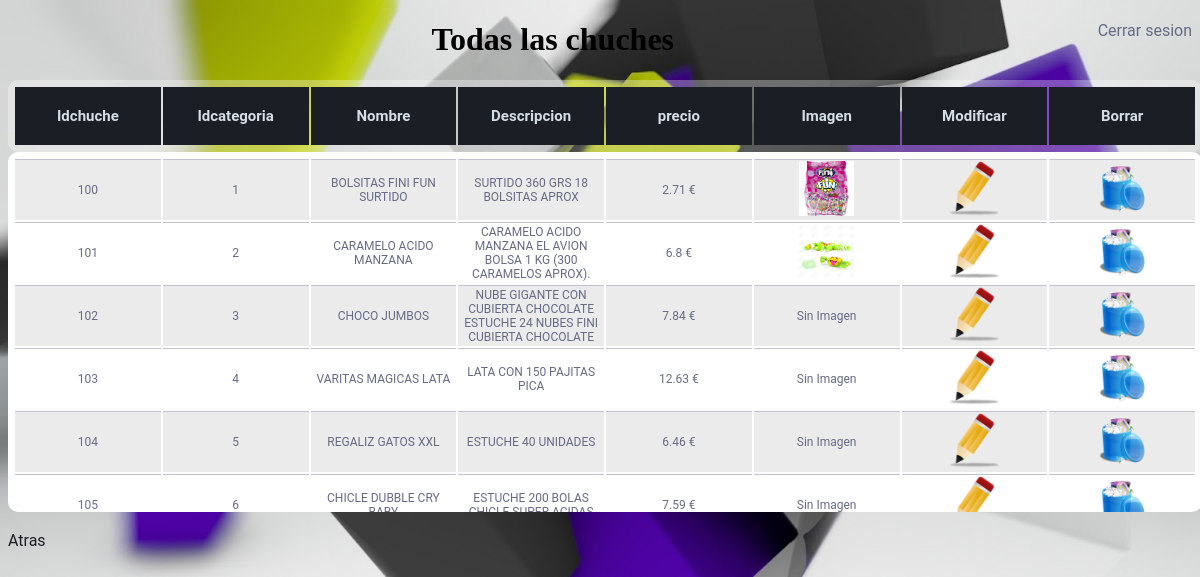
Before: /tienda_chuches/admin/todochuches/chuches.php (signed in) with the older database file.
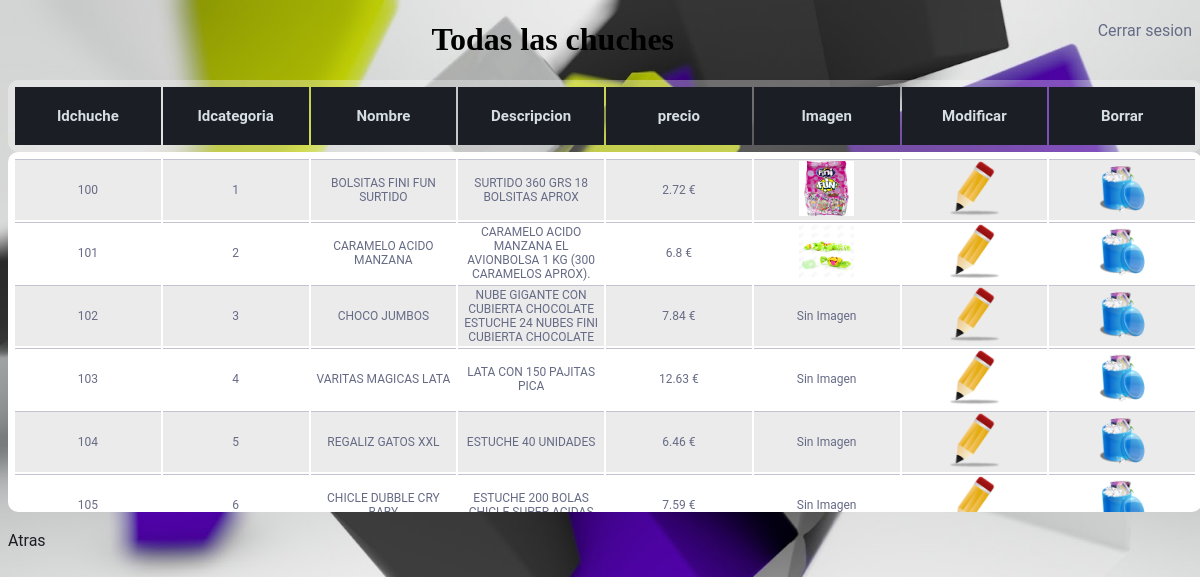
After: the same page with the newer database file.
### tables this page shows
CREATE TABLE `chuches` (
  `id_chuche` int(10) NOT NULL,
  `id_categoria` int(10) NOT NULL,
  `nombre_chu` varchar(50) NOT NULL,
  `descripcion` varchar(500) DEFAULT NULL,
  `img_chu` varchar(150) DEFAULT NULL,
  `precio` double NOT NULL
);

### tienda_chuches/admin/todochuches/chuches.php (the view, shortened to what this page needs)
<!DOCTYPE html>
<html lang="">
<head>
  <link rel="stylesheet" type="text/css" href="../estilotabla.css">
</head>
<body>
<?php
  if (isset($_SESSION["admin"])) {
    ?>
    <a id="salir" href='../../salir.php' >Cerrar sesion</a>
    <h1>Todas las chuches</h1>
<div class="titulo">
      <table>
       <tr>
         <th>Idchuche</th>
         <th>Idcategoria</th>
         <th>Nombre</th>
         <th>Descripcion</th>
         <th>precio</th>
         <th>Imagen</th>
         <th>Modificar</th>
         <th>Borrar</th>
       </tr>
     </table>
     </div>
     <div class="contenido">
     <table>
      <tbody>
    <?php
     $connection = new mysqli("localhost", "root", "3546", "tienda_chuches");
      if ($result = $connection->query("SELECT * FROM chuches;")) {
      } else {
            echo "Error: ". $sql ."<br>". mysqli_error($connection);
      }
      while($obj = $result->fetch_object()) {
              echo "<tr>";
              echo "<td>".$obj->id_chuche."</td>";
              echo "<td>".$obj->id_categoria."</td>";
              echo "<td>".$obj->nombre_chu."</td>";
              echo "<td>".$obj->descripcion."</td>";
              echo "<td>".$obj->precio." € </td>";
              if (!empty($obj->img_chu)){
                echo '<td><img src="'.$obj->img_chu.'"/></td>';
              }else{
                echo "<td><span>Sin Imagen</span></td>";
              }
              echo "<td>
                    <a href='modificarchuche.php?id=$obj->id_chuche'/>
                    <img src='../img/modificar.png'/></a>
                    </td>";
              echo "<td>
                    <a href='borrarchuche.php?id=$obj->id_chuche'>
                    <img src='../img/papelera.png'/></a>
                    </td>";
              echo "</tr>";
         }
          ?>
        </tbody>
         </table>
       </div>
    <?php
    echo "<br><a class='atras' href='../admin.php'>Atras</a>";
  } else {
    session_destroy();
    header("Location: ../../login.php");
  }
 ?>
</body>
</html>

### tienda_chuches/admin/estilotabla.css (style rules this page uses)
body { font-family: 'Roboto', sans-serif; background-size: 100%; background-image: url(img/fondo1.jpg); }
h1 { text-align: center; font-family: cursive; }
table { width:100%; table-layout: fixed; text-align: center; }
.titulo { border-radius: 10px; background-color: rgba(255,255,255,0.3); display: block; margin: auto; min-width: 910px; max-width: 1334px; padding:5px; width: 100%; }
.contenido { border-radius: 10px; background: white; margin: auto; padding:5px; width: 100%; min-width: 910px;; max-width: 1334px; height:350px; overflow-x:auto; }
th { padding: 20px 15px; font-size: 15px; color:#D5DDE5; background:#1b1e24; }
td { border-top: 1px solid #C1C3D1; color:#666B85; font-size: 12px; }
tr:nth-child(odd) td { background:#EBEBEB; }
a { color:#666B85; text-decoration: none; }
td a { display: block; height: 100%; }
.atras { color:#1b1e24; text-decoration: none; }
#salir { float: right; }

### tienda_chuches/admin/todochuches/chuches.php (style rules this page uses)
img { width: 55px; }

Changed rows visible on the page:
changed chuches "BOLSITAS FINI FUN SURTIDO": precio "2.71" → "2.72"
changed chuches "CARAMELO ACIDO MANZANA": descripcion "CARAMELO ACIDO MANZANA EL AVION BOLSA 1 KG (300 CARAMELOS APROX)." → "CARAMELO ACIDO MANZANA EL AVIONBOLSA 1 KG (300 CARAMELOS APROX)."
